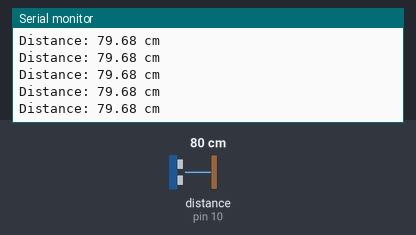
Simulated run of this sketch. Board: Arduino Uno, built with avr-gcc and run on an emulated ATmega328P. Parts: the last lines printed to the serial monitor. Wiring (inferred from the names in the program): ultrasonic range finder: trigger pin 9; echo pin 10. The test bench sets the inputs (shaded band); at power-on: distance to the obstacle (sensor on pin 10) 80 cm. The echo pulse lasts 58.3 µs per cm.

Above: at 1.2 s.
1.3 s: distance to the obstacle (sensor on pin 10) set to 35 cm
At 1.6 s:
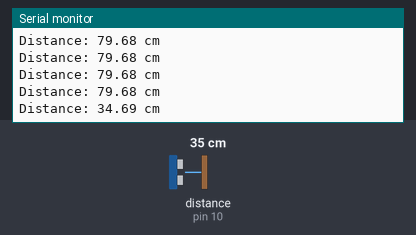
4.3 s: distance to the obstacle (sensor on pin 10) set to 2 cm
At 4.44 s:
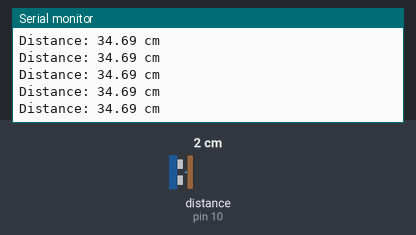
Timing chart, 0 to 7.3 s (numbered marks = the images above; inputs shaded):
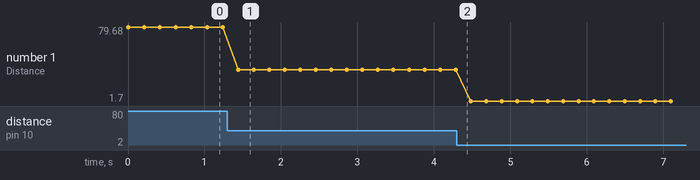

The sketch:

Ultrasonic.ino
```cpp
#define TRIG_PIN 9
#define ECHO_PIN 10

void setup() {
  Serial.begin(9600);
  while (!Serial);

  pinMode(TRIG_PIN, OUTPUT);
  pinMode(ECHO_PIN, INPUT);
}

void loop() {
  long duration;
  float distance_cm;

  digitalWrite(TRIG_PIN, LOW);
  delayMicroseconds(2);

  digitalWrite(TRIG_PIN, HIGH);
  delayMicroseconds(10);
  digitalWrite(TRIG_PIN, LOW);

  duration = pulseIn(ECHO_PIN, HIGH);

  distance_cm = duration * 0.0343 / 2;

  Serial.print("Distance: ");
  Serial.print(distance_cm);
  Serial.println(" cm");

  delay(200);
}
```

Measured:
- after the input at 1.3 s, the serial monitor: prints a new line after 0.14 s (image 1)
- plotted number 1: 79.68 → 34.69 after the input at 1.3 s, 34.69 → 1.7 after the input at 4.3 s
